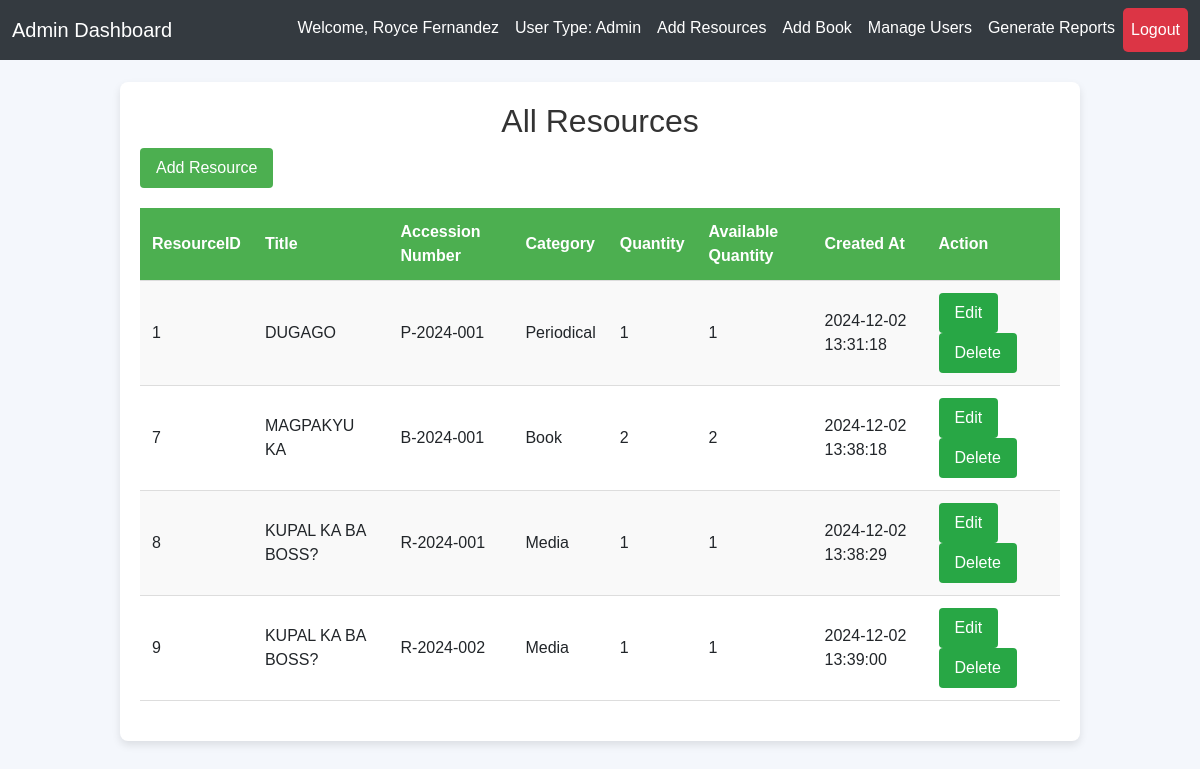
The app's page /add_resources.php (signed in) with its own data.
### tables this page shows
CREATE TABLE `libraryresources` (
  `ResourceID` int(11) NOT NULL,
  `Title` varchar(255) NOT NULL,
  `AccessionNumber` varchar(50) NOT NULL,
  `Category` enum('Book','Periodical','Media') NOT NULL,
  `Quantity` int(11) DEFAULT 1,
  `AvailableQuantity` int(11) DEFAULT 1,
  `CreatedAt` timestamp NOT NULL DEFAULT current_timestamp()
);

### add_resources.php (the view, shortened to what this page needs)
<?php
include 'navigation.php';
$result = $conn->query("SELECT * FROM libraryresources");
?>
<!DOCTYPE html>
<html lang="en">
<head>
</head>
<body>
    <div class="container">
        <h2>All Resources</h2>
        <button id="addResourceBtn">Add Resource</button>
        <table>
            <tr>
                <th>ResourceID</th>
                <th>Title</th>
                <th>Accession Number</th>
                <th>Category</th>
                <th>Quantity</th>
                <th>Available Quantity</th>
                <th>Created At</th>
                <th>Action</th>
            </tr>
            <?php if ($result->num_rows > 0): ?>
                <?php while ($row = $result->fetch_assoc()): ?>
                    <tr id="resource-<?php echo $row['ResourceID']; ?>">
                        <td><?php echo $row['ResourceID']; ?></td>
                        <td><?php echo $row['Title']; ?></td>
                        <td><?php echo $row['AccessionNumber']; ?></td>
                        <td><?php echo $row['Category']; ?></td>
                        <td><?php echo $row['Quantity']; ?></td>
                        <td><?php echo $row['AvailableQuantity']; ?></td>
                        <td><?php echo $row['CreatedAt']; ?></td>
                        <td>
                            <button class="edit-btn" onclick="editResource('<?php echo $row['ResourceID']; ?>')">Edit</button>
                            <a href="?delete=<?php echo $row['ResourceID']; ?>" onclick="return confirm('Are you sure you want to delete this resource?')">
                                <button class="delete-btn">Delete</button>
                            </a>
                        </td>
                    </tr>
                <?php endwhile; ?>
            <?php else: ?>
                <tr>
                    <td colspan="8">No resources found.</td>
                </tr>
            <?php endif; ?>
        </table>
    </div>
</body>
</html>

### navigation.php (style rules this page uses)
body { margin: 0; padding: 0; font-family: Arial, sans-serif; background-color: #f8f9fa; }

### add_resources.php (style rules this page uses)
body { font-family: Arial, sans-serif; background-color: #f4f7fc; margin: 0; padding: 0; }
.container { width: 80%; margin: 0 auto; padding: 20px; margin-top: 22px; background-color: #ffffff; border-radius: 8px; box-shadow: 0 4px 8px rgba(0, 0, 0, 0.1); }
h2 { text-align: center; color: #333; }
table { width: 100%; border-collapse: collapse; margin: 20px 0; }
table th, table td { padding: 12px; text-align: left; border-bottom: 1px solid #ddd; }
table th { background-color: #4caf50; color: white; }
table tr:nth-child(even) { background-color: #f9f9f9; }
button { background-color: #4caf50; color: white; border: none; padding: 8px 16px; cursor: pointer; border-radius: 4px; transition: background-color 0.3s; }
.edit-btn, .delete-btn { background-color: #28a745; margin-right: 8px; }

### records on screen
libraryresources: ResourceID "1", Title "DUGAGO", AccessionNumber "P-2024-001", Category "Periodical", Quantity "1", AvailableQuantity "1", CreatedAt "2024-12-02 13:31:18"
libraryresources: ResourceID "7", Title "MAGPAKYU KA", AccessionNumber "B-2024-001", Category "Book", Quantity "2", AvailableQuantity "2", CreatedAt "2024-12-02 13:38:18"
libraryresources: ResourceID "8", Title "KUPAL KA BA BOSS?", AccessionNumber "R-2024-001", Category "Media", Quantity "1", AvailableQuantity "1", CreatedAt "2024-12-02 13:38:29"
libraryresources: ResourceID "9", Title "KUPAL KA BA BOSS?", AccessionNumber "R-2024-002", Category "Media", Quantity "1", AvailableQuantity "1", CreatedAt "2024-12-02 13:39:00"

### other values on screen
$userType "Admin"
$userName "Royce Fernandez"
